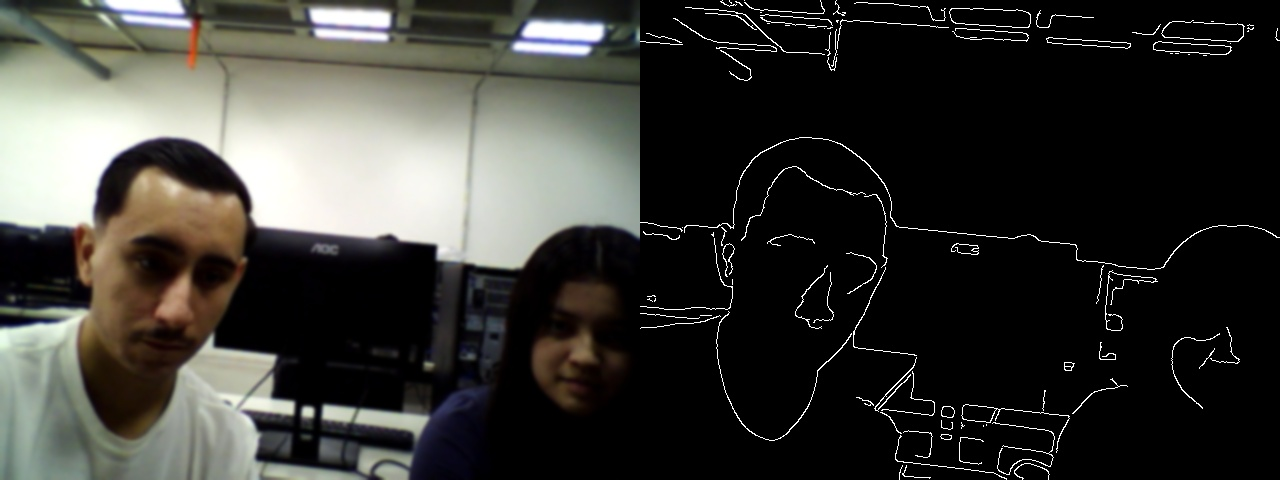
//> input picture imagens/captura_lab3c_20251015_112839.jpg, 1280 x 480 px, given in place of the camera
$ ./DisplayImage   (built with g++ and OpenCV 4)
//> lines starting //> are read from the running program, lines starting //| are printed output that depends on the picture; after the words box and inside, x2 and y2 are one past the last pixel; in counts of white or black regions, pixels touching at a corner belong together
#include <opencv2/opencv.hpp>
#include <iostream>
#include <ctime>

using namespace std;
using namespace cv;

int main() {
    VideoCapture webcam(0);
    if (!webcam.isOpened()) {
        cerr << "❌ Erro ao abrir a webcam!" << endl;
        return -1;
    }

    cout << "✅ Webcam iniciada. Pressione 'q' para sair." << endl;

    Ptr<BackgroundSubtractorMOG2> bgSubtractor = createBackgroundSubtractorMOG2();
    bgSubtractor->setDetectShadows(true);

    Mat frame, gray, fgMask, frameAnteriorGray;
    vector<Point2f> pontosAntigos, pontosNovos;

    int movimentoConsecutivo = 0;
    bool popupAberto = false;
    static bool avisoEnviado = false;

    while (true) {
        webcam >> frame;
//> frame is the input picture: 480 rows x 1280 cols, CV_8UC3; mean B, G, R 52.1, 56.2, 56.6
        if (frame.empty()) break;

        cvtColor(frame, gray, COLOR_BGR2GRAY);
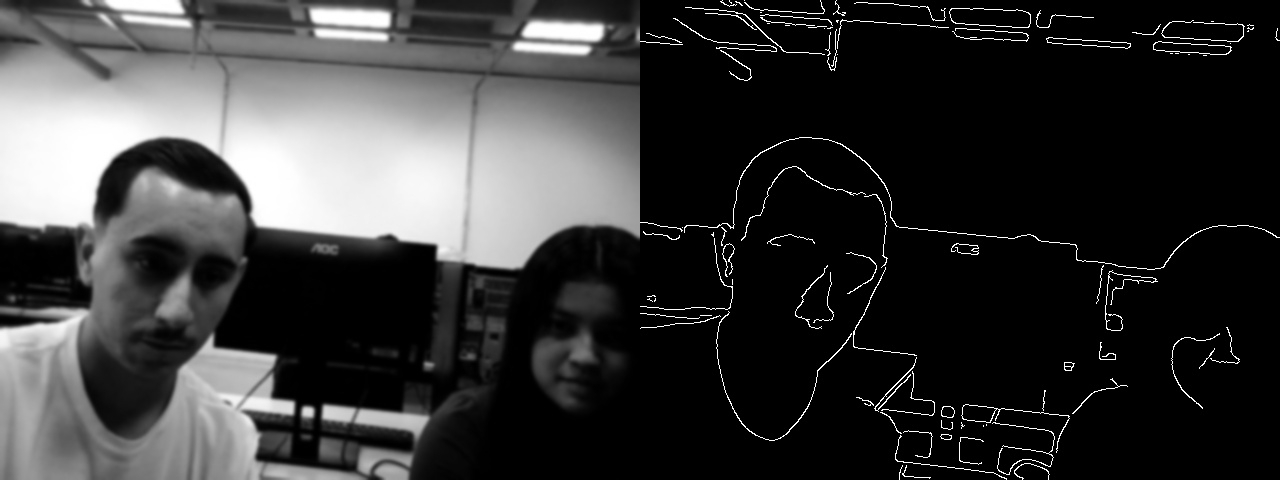
//> gray: 480 rows x 1280 cols, CV_8UC1; min 0, max 255, mean 55.9

        bgSubtractor->apply(frame, fgMask, 0.005);
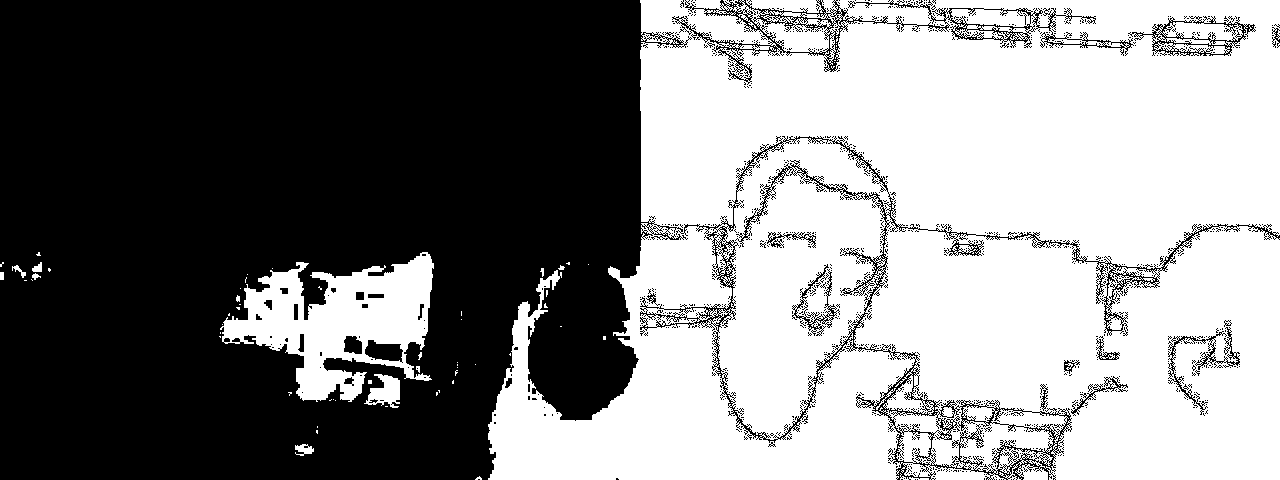
//> fgMask: 480 rows x 1280 cols, CV_8UC1; values 127 (black) and 255 (white), 51.4% white; 937 black regions (910 under 20 px), largest, box (x1, y1, x2, y2) and area: (0, 0, 1280, 480) 286488, (672, 0, 1134, 85) 4796, (1128, 16, 1256, 56) 1168
        threshold(fgMask, fgMask, 200, 255, THRESH_BINARY);
        erode(fgMask, fgMask, Mat(), Point(-1, -1), 1);
        dilate(fgMask, fgMask, Mat(), Point(-1, -1), 2);
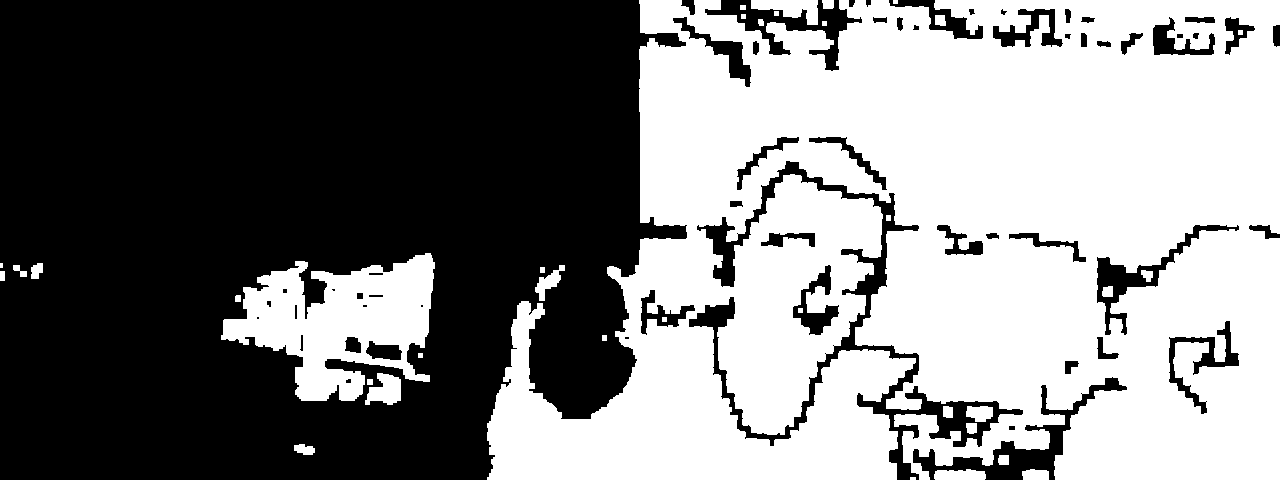
//> fgMask: 480 rows x 1280 cols, CV_8UC1; 50.1% white; 58 black regions (7 under 20 px)

        vector<vector<Point>> contornos;
        findContours(fgMask, contornos, RETR_EXTERNAL, CHAIN_APPROX_SIMPLE);
//> contornos = 31 contours, 7 with area under 20; largest, box (x1, y1, x2, y2) and area: (487, 0, 1280, 480) 295457, (221, 253, 435, 401) 17910, (751, 0, 818, 25) 866, (365, 373, 401, 405) 708, (934, 469, 986, 480) 436

        bool movimentoDetectado = false;
        Rect maiorObjeto;
        double maiorArea = 0;

        // 🎯 Detecta o maior objeto
        for (const auto& cnt : contornos) {
            double area = contourArea(cnt);
            if (area > 3000 && area > maiorArea) {
                maiorArea = area;
                maiorObjeto = boundingRect(cnt);
                movimentoDetectado = true;
            }
        }
//> this loop made 31 passes
//> (area, maiorArea, maiorObjeto) on passes 20, 31: (17909.5, 17909.5, Rect(221, 253, 214, 148)), (295457, 295457, Rect(487, 0, 793, 480))
//> area on passes 2 to 7: 230.5, 436.5, 86, 143.5, 90.5, 309
//> after the loop, maiorArea = 295457; movimentoDetectado = true

        if (movimentoDetectado) {
            rectangle(frame, maiorObjeto, Scalar(0, 255, 0), 2);
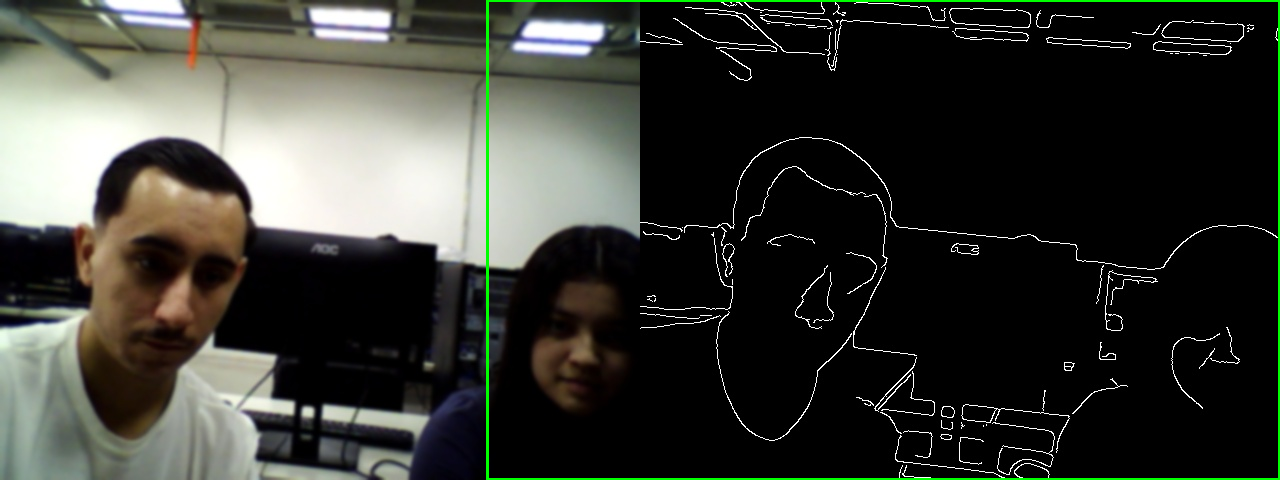
//> frame: 480 rows x 1280 cols, CV_8UC3; 0.9% of pixels changed, all inside (x1, y1, x2, y2) = (486, 0, 1280, 480)
            putText(frame, "OBJETO DETECTADO", maiorObjeto.tl(),
                FONT_HERSHEY_SIMPLEX, 0.7, Scalar(0, 255, 0), 2);

            if (!frameAnteriorGray.empty()) {
                vector<uchar> status;
                vector<float> err;

                goodFeaturesToTrack(frameAnteriorGray, pontosAntigos, 200, 0.01, 10);
                if (!pontosAntigos.empty()) {
                    calcOpticalFlowPyrLK(frameAnteriorGray, gray, pontosAntigos,
                                         pontosNovos, status, err);

                    int movimentoReal = 0;
                    for (size_t i = 0; i < status.size(); i++) {
                        if (status[i] &&
                            norm(pontosNovos[i] - pontosAntigos[i]) > 3.0)
                            movimentoReal++;
                    }

                    if (movimentoReal > 10)
                        movimentoConsecutivo++;
                    else if (movimentoConsecutivo > 0)
                        movimentoConsecutivo--;
                }
            }
        }

        frameAnteriorGray = gray.clone();

        // ⚠️ ALERTA + FOTO
        if (movimentoConsecutivo >= 3) {

            if (!popupAberto) {
                namedWindow("⚠️ ALERTA!", WINDOW_NORMAL);
                popupAberto = true;
            }

            if (!avisoEnviado) {
                cout << "🚨 OBJETO DETECTADO DE VERDADE!" << endl;
                avisoEnviado = true;
            }

            Rect box = maiorObjeto & Rect(0, 0, frame.cols, frame.rows);
            if (box.area() > 0) {
                Mat objeto = frame(box).clone();

                // 📸 Salvando imagem
                string nomeArquivo = "objeto_" + to_string(time(0)) + ".jpg";
                imwrite(nomeArquivo, objeto);
                cout << "📸 Foto salva: " << nomeArquivo << endl;

                resize(objeto, objeto, Size(300, 300));
                imshow("⚠️ ALERTA!", objeto);
            }

        } else {
            if (popupAberto) {
                destroyWindow("⚠️ ALERTA!");
                popupAberto = false;
            }
            avisoEnviado = false;
        }

        imshow("Deteccao Avancada", frame);

        char tecla = (char)waitKey(20);
//> the 'q' key is pressed
        if (tecla == 'q' || tecla == 27) break;
    }

    webcam.release();
    destroyAllWindows();
    return 0;
}
